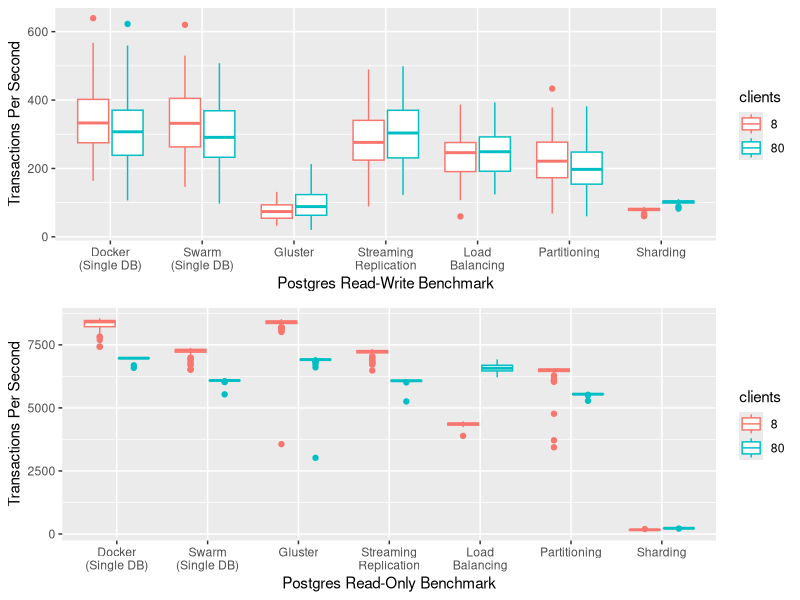
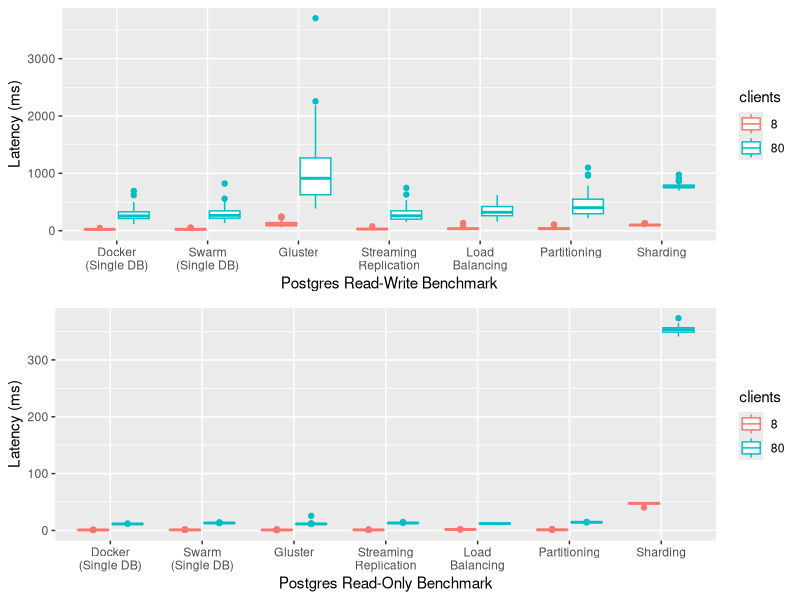

Here is the R script that generated these plots, in order:
## ---- chunk 1
knitr::opts_chunk$set(echo = TRUE)
## ---- chunk 2
# import data
library(readr)
dd <- read_delim("data.csv", ";", escape_double = FALSE, trim_ws = TRUE)
dd$benchmark_description <- factor(dd$benchmark_description, levels=c("Docker (Single DB)", "Swarm (Single DB)", "Gluster", "Streaming Replication", "Load Balancing", "Partitioning", "Sharding"))
dd$read_only <- as.logical(dd$read_only)
dd$clients <- as.factor(dd$clients)
library(data.table)
dd <- as.data.table(dd)

library(ggplot2)
library(gridExtra)
library(scales)

# plot 1
p1 <- ggplot(dd[read_only==FALSE], aes(x=benchmark_description, y=transactions_per_second, colour=clients)) + geom_boxplot() + xlab("Postgres Read-Write Benchmark") + ylab("Transactions Per Second") + scale_x_discrete(labels = wrap_format(12))
# plot 2
p2 <- ggplot(dd[read_only==TRUE], aes(x=benchmark_description, y=transactions_per_second, colour=clients)) + geom_boxplot() + xlab("Postgres Read-Only Benchmark") + ylab("Transactions Per Second") + scale_x_discrete(labels = wrap_format(12))
# plot 3
p3 <- ggplot(dd[read_only==FALSE], aes(x=benchmark_description, y=latency_ms, colour=clients)) + geom_boxplot() + xlab("Postgres Read-Write Benchmark") + ylab("Latency (ms)") + scale_x_discrete(labels = wrap_format(12))
# plot 4
p4 <- ggplot(dd[read_only==TRUE], aes(x=benchmark_description, y=latency_ms, colour=clients)) + geom_boxplot() + xlab("Postgres Read-Only Benchmark") + ylab("Latency (ms)") + scale_x_discrete(labels = wrap_format(12))

# plot p1 and p2
grid.arrange(p1, p2)
# plot p3 and p4
grid.arrange(p3, p4)
